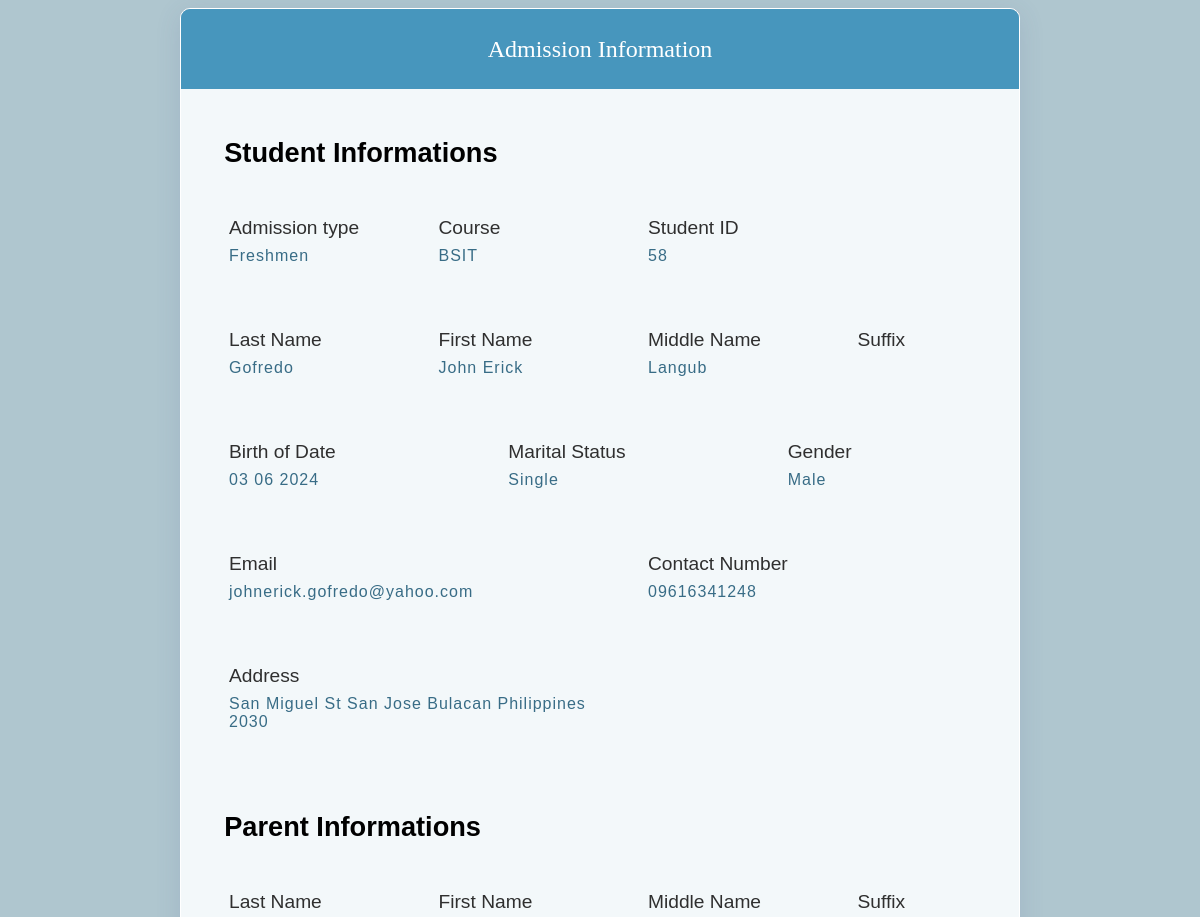
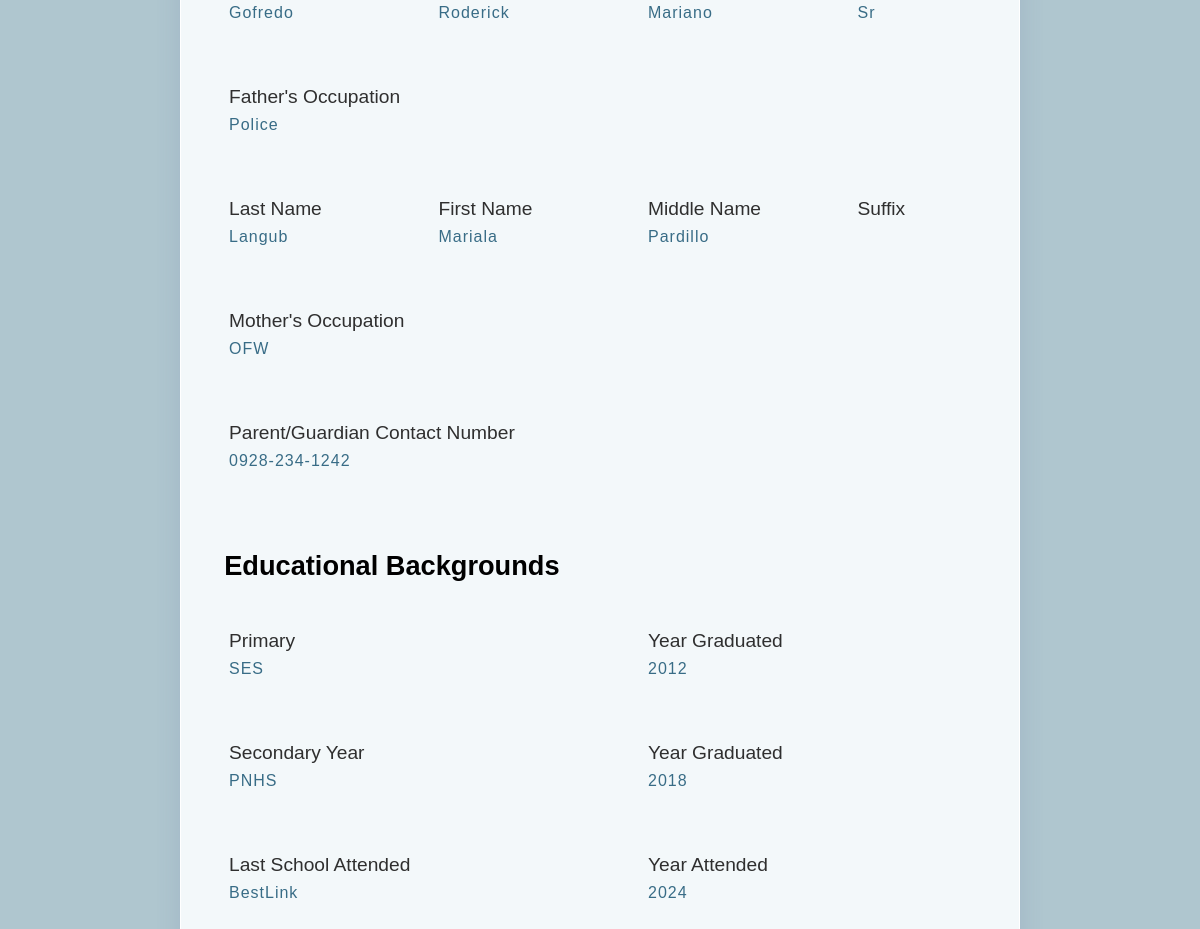
The app's page /Server_Side/Admission/admission_view.php?id=58 with its own data (2 pictures, top to bottom).
### tables this page shows
CREATE TABLE `tbl_student_info` (
  `student_id` int(11) NOT NULL,
  `firstName` varchar(50) NOT NULL,
  `middleName` varchar(50) NOT NULL,
  `lastName` varchar(50) NOT NULL,
  `Suffix` varchar(50) NOT NULL,
  `gender` varchar(50) NOT NULL,
  `street` varchar(50) NOT NULL,
  `city` varchar(50) NOT NULL,
  `province` varchar(50) NOT NULL,
  `country` varchar(50) NOT NULL,
  `zipCode` varchar(50) NOT NULL,
  `email` varchar(50) NOT NULL,
  `number` varchar(50) NOT NULL,
  `civilStatus` varchar(50) NOT NULL,
  `fatherFirstname` varchar(50) NOT NULL,
  `fatherMiddlename` varchar(50) NOT NULL,
  `fatherLastname` varchar(50) NOT NULL,
  `fatherSuffix` varchar(50) NOT NULL,
  `fatherOccupation` varchar(50) NOT NULL,
  `motherFirstname` varchar(50) NOT NULL,
  `motherMiddlename` varchar(50) NOT NULL,
  `motherLastname` varchar(50) NOT NULL,
  `motherSuffix` varchar(50) NOT NULL,
  `MotherOccupation` varchar(50) NOT NULL,
  `course` varchar(50) NOT NULL,
  `Bod` date NOT NULL,
  `admissionType` varchar(50) NOT NULL,
  `Student_Type` varchar(50) NOT NULL,
  `pri-name` varchar(200) NOT NULL,
  `pri-year` varchar(15) NOT NULL,
  `sec` varchar(200) NOT NULL,
  `sec-year` varchar(15) NOT NULL,
  `last` varchar(200) NOT NULL,
  `last-year` varchar(15) NOT NULL,
  `gnumber` varchar(50) NOT NULL
);

### Connection/connection.php (called while the page is built, shortened)
<?php
class DatabaseConnection {
    private $host = "localhost";
    private $dbname = "enrollment_system";
    private $username = "root";
    private $password = "";
    public function __construct() {
        try {
            $this->conn = new PDO("mysql:host={$this->host};dbname={$this->dbname}",$this->username, $this->password);
        } catch (PDOException $erro) {
                echo "Connection failed: " . $erro->getMessage();
        }
    }
}
?>

### Server_Side/Admission/admission_view_backend.php (called while the page is built)
<?php
include "../../Connection/connection.php";
class Show_Student extends DatabaseConnection{
    public function Show_Student_details($id,$id_admission){
        $admissiom_list = "SELECT * FROM `tbl_student_info` WHERE student_id = :id ";
        $stmt = $this->conn->prepare($admissiom_list);
        $stmt->bindParam(':id', $id);
        $stmt->execute();
        $data = $stmt->fetch(PDO::FETCH_ASSOC);
        $admissiom_update = "UPDATE `tbl_admission` SET `status`='Read' WHERE admission_id = :id_admission";
        $stmt1 = $this->conn->prepare($admissiom_update);
        $stmt1->bindParam(':id_admission', $id_admission);
        $stmt1->execute();
        return $data;
        $this->conn = null;
            }
}
?>

### Server_Side/Admission/admission_view.php (the view, shortened to what this page needs)
<?php
require_once "admission_view_backend.php";
$id = $_GET['id'];
$admission_id = $_GET['admission_id'];
$student_data = new Show_Student();
$data = $student_data->Show_Student_details($id,$admission_id);
?>
<!DOCTYPE html>
<html lang="en">
<head>
    <link rel="stylesheet" href="admission_view.css">
</head>
<body>
    <div class="main-container">
        <div class="sub-container">
            <div class="header-student">
                <label for="">Admission Information</label>
            </div>
            <div class="body-student">
                <div class="student-info">
                    <label>Student Informations</label>
                </div>
                <div class="info">
                    <div class="stud-info">
                        <label for="">Admission type</label>
                        <p><?php echo $data['admissionType']; ?></p>
                    </div>
                    <div class="stud-info">
                        <label for="">Course</label>
                        <p><?php echo $data['course']; ?></p>
                    </div>
                    <div class="stud-info">
                        <label for="">Student ID</label>
                        <p><?php echo $data['student_id']; ?></p>
                    </div>
                    <div class="stud-info">
                    </div>
                </div>
                <div class="info">
                    <div class="stud-info">
                        <label for="">Last Name</label>
                        <p><?php echo $data['lastName']; ?></p>
                    </div>
                    <div class="stud-info">
                        <label for="">First Name</label>
                        <p><?php echo $data['firstName']; ?></p>
                    </div>
                    <div class="stud-info">
                        <label for="">Middle Name</label>
                        <p><?php echo $data['middleName']; ?></p>
                    </div>
                    <div class="stud-info">
                        <label for="">Suffix</label>
                    </div>
                </div>
                <div class="info">
                    <div class="stud-info">
                        <label for="">Birth of Date</label>
                        <p><?php echo date('m d Y',strtotime($data['Bod'])); ?></p>
                    </div>
                    <div class="stud-info">
                        <label for="">Marital Status</label>
                        <p><?php echo $data['civilStatus']; ?></p>
                    </div>
                    <div class="stud-info">
                        <label for="">Gender</label>
                        <p><?php echo $data['gender']; ?></p>
                    </div>
                </div>
                <div class="info">
                    <div class="stud-info">
                        <label for="">Email</label>
                        <p><?php echo $data['email']; ?></p>
                    </div>
                    <div class="stud-info">
                        <label for="">Contact Number</label>
                        <p><?php echo $data['number']; ?></p>
                    </div>
                </div>
                <div class="info">
                    <div class="stud-info">
                        <label for="">Address </label>
                        <p><?php echo $data['street'] . " " . $data['city'] . " " . $data['province'] . " " . $data['country'] . " " . $data['zipCode'];  ?></p>
                    </div>
                    <div class="stud-info">
                    </div>
                </div>
                <br>
                <div class="student-info">
                    <label>Parent Informations</label>
                </div>
                <div class="info" >
                    <div class="stud-info">
                        <label for="">Last Name</label>
                        <p><?php echo $data['fatherLastname']; ?></p>
                    </div>
                    <div class="stud-info">
                        <label for="">First Name</label>
                        <p><?php echo $data['fatherFirstname']; ?></p>
                    </div>
                    <div class="stud-info">
                        <label for="">Middle Name</label>
                        <p><?php echo $data['fatherMiddlename']; ?></p>
                    </div>
                    <div class="stud-info">
                        <label for="">Suffix</label>
                        <p><?php echo $data['fatherSuffix']; ?></p>
                    </div>
                </div>
                <div class="info" >
                    <div class="stud-info">
                        <label for="">Father's Occupation</label>
                        <p><?php echo $data['fatherOccupation']; ?></p>
                    </div>
                </div>
                <div class="info"  >
                    <div class="stud-info">
                        <label for="">Last Name</label>
                        <p><?php echo $data['motherLastname']; ?></p>
                    </div>
                    <div class="stud-info">
                        <label for="">First Name</label>
                        <p><?php echo $data['motherFirstname']; ?></p>
                    </div>
                    <div class="stud-info">
                        <label for="">Middle Name</label>
                        <p><?php echo $data['motherMiddlename']; ?></p>
                    </div>
                    <div class="stud-info">
                        <label for="">Suffix</label>
                    </div>
                </div>
                <div class="info"  >
                    <div class="stud-info">
                        <label for="">Mother's Occupation</label>
                        <p><?php echo $data['MotherOccupation']; ?></p>
                    </div>
                </div>
                <div class="info"  >
                    <div class="stud-info">
                        <label for="">Parent/Guardian Contact Number</label>
                        <p><?php echo $data['gnumber']; ?></p>
                    </div>
                </div>
                <div class="student-info">
                    <label>Educational Backgrounds</label>
                </div>
                <div class="info"   >
                    <div class="stud-info">
                        <label for="">Primary</label>
                        <p><?php echo $data['pri-name']; ?></p>
                    </div>
                    <div class="stud-info">
                        <label for="">Year Graduated</label>
                        <p><?php echo $data['pri-year']; ?></p>
                    </div>
                </div>
                <div class="info"   >
                    <div class="stud-info">
                        <label for="">Secondary Year</label>
                        <p><?php echo $data['sec']; ?></p>
                    </div>
                    <div class="stud-info">
                        <label for="">Year Graduated</label>
                        <p><?php echo $data['sec-year']; ?></p>
                    </div>
                </div>
                <div class="info"   style="margin-bottom: 9em;">
                    <div class="stud-info">
                        <label for="">Last School Attended</label>
                        <p><?php echo $data['last']; ?></p>
                    </div>
                    <div class="stud-info">
                        <label for="">Year Attended</label>
                        <p><?php echo $data['last-year']; ?></p>
                    </div>
                </div>
            </div>
        </div>
    </div>
</body>
</html>

### Server_Side/Admission/admission_view.css (style rules this page uses)
* { padding: 0; margin: 0; box-sizing: border-box; }
html,body { height: 100%; width: 100%; }
.main-container { position: relative; height: auto; width: 100%; background-color: #AFC6CF; display: flex; justify-content: center; padding-top: .5em; }
.sub-container { height: auto; width: 70%; box-shadow: 0 5px 26px 0 rgba(68, 88, 144, 0.14); border-top-right-radius: 10px; border-top-left-radius: 10px; overflow-y: hidden; border: .5px solid #fff; }
.header-student { height: 5em; width: 100%; background-color: #4796BD; display: flex; flex-direction: row; align-items: center; padding: 1em; justify-content: center; }
.header-student label { color: white; font-size: 1.5em; }
.body-student { height: auto; width: 100%; background-color:#F3F8FA; display: flex; flex-direction: column; }
.info { height: 7em; width: 100%; display: flex; flex-direction: row; }
.student-info { height: 5em; width: 100%; display: flex; align-items: end; padding-left: 2.7em; margin-bottom: 1em; }
.student-info label { font-size: 1.7em; font-weight: bold; font-family: Arial, Helvetica, sans-serif; color: black; }
.stud-info { width: 30em; height: 100%; display: flex; padding: 2em 0 0 3em; flex-direction: column; color: rgb(47, 47, 47); gap: .5em; }
.info label { font-family: Arial, Helvetica, sans-serif; font-size: 1.2em; }
.info p { font-size: 1em; font-family: Arial, Helvetica, sans-serif; color: #386c86; font-weight: 400; letter-spacing: 1px; }

### records on screen
tbl_student_info: admissionType "Freshmen", course "BSIT", student_id "58", lastName "Gofredo", firstName "John Erick", middleName "Langub", Bod "03 06 2024", civilStatus "Single", gender "Male", email "johnerick.gofredo@yahoo.com", number "09616341248", street "San Miguel St", city "San Jose", province "Bulacan", country "Philippines", zipCode "2030", fatherLastname "Gofredo", fatherFirstname "Roderick", fatherMiddlename "Mariano", fatherSuffix "Sr", fatherOccupation "Police", motherLastname "Langub", motherFirstname "Mariala", motherMiddlename "Pardillo", MotherOccupation "OFW", gnumber "0928-234-1242", value "SES", value "2012", sec "PNHS", value "2018", last "BestLink", value "2024"
